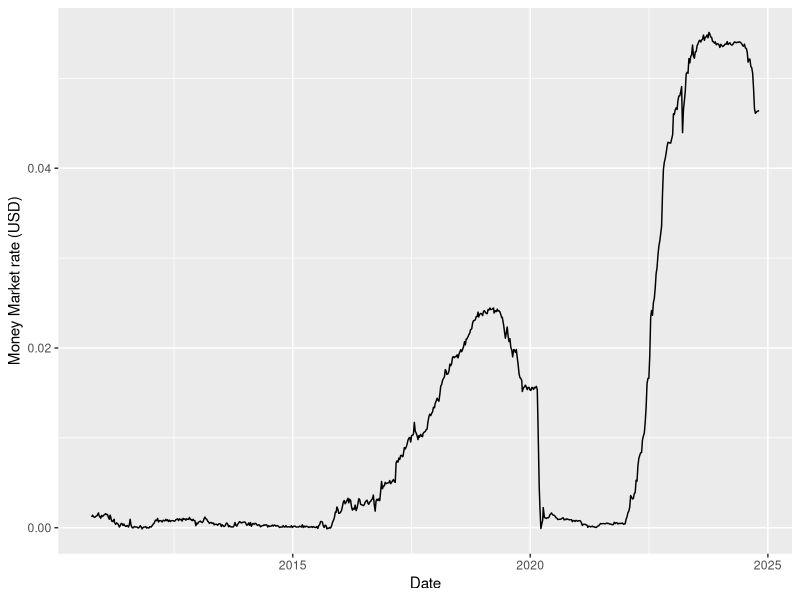
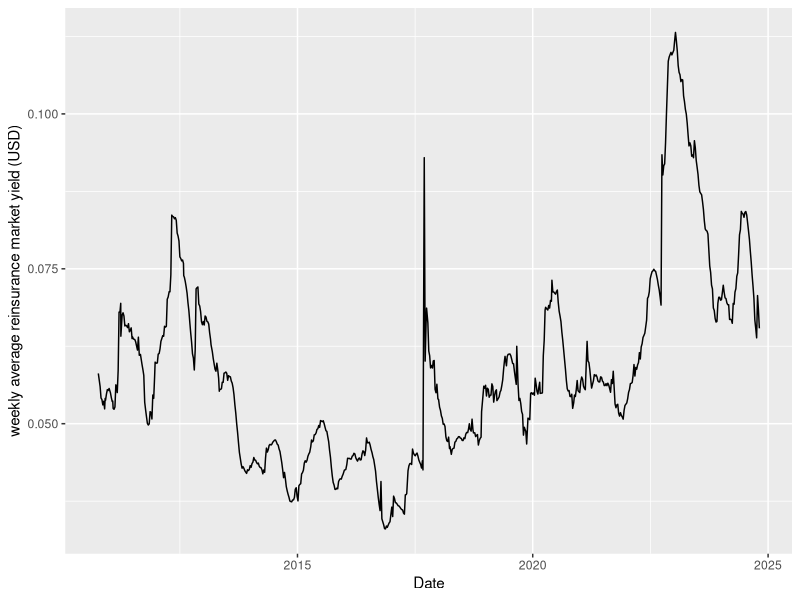
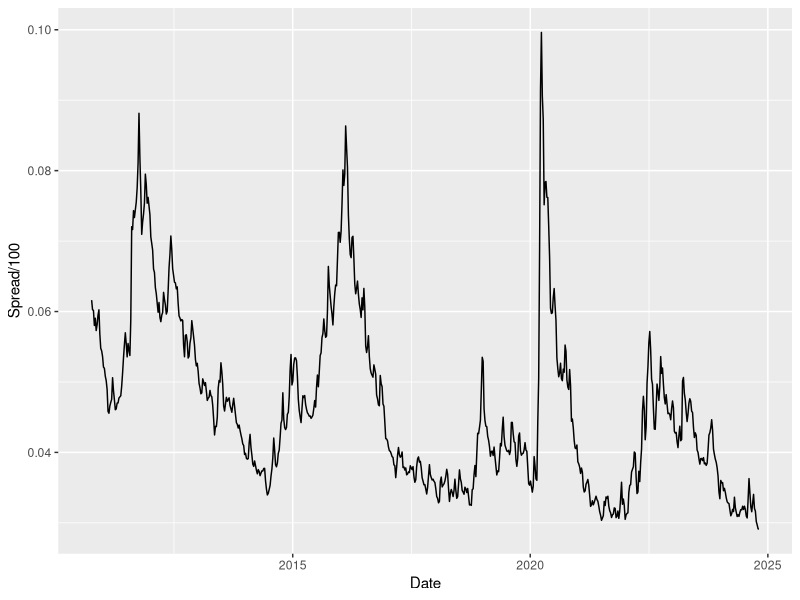
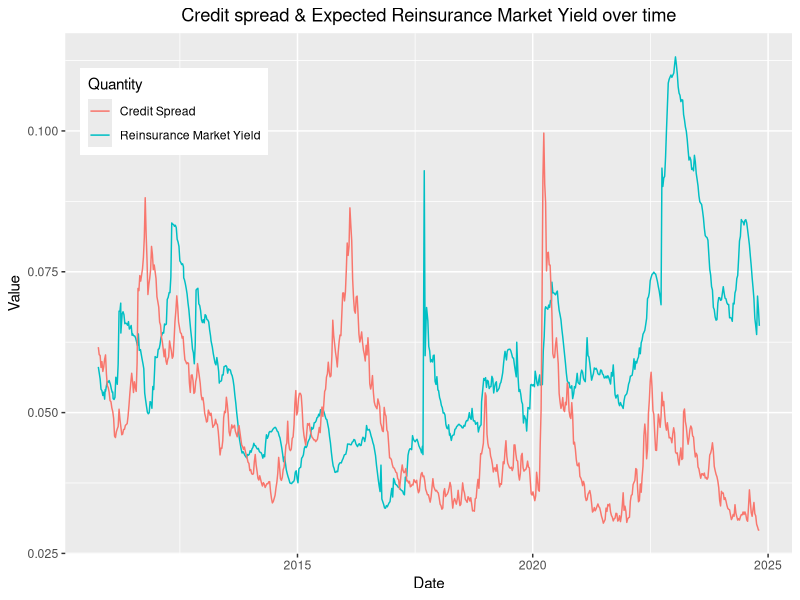
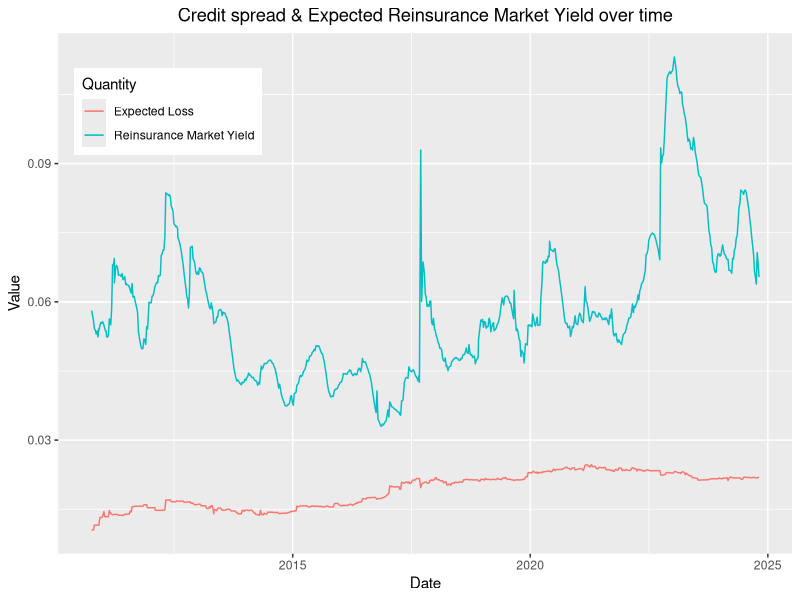
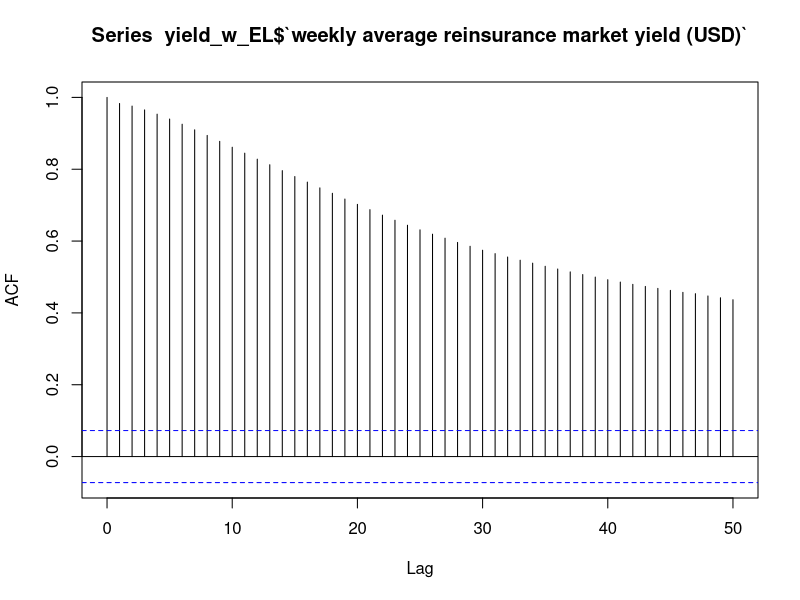
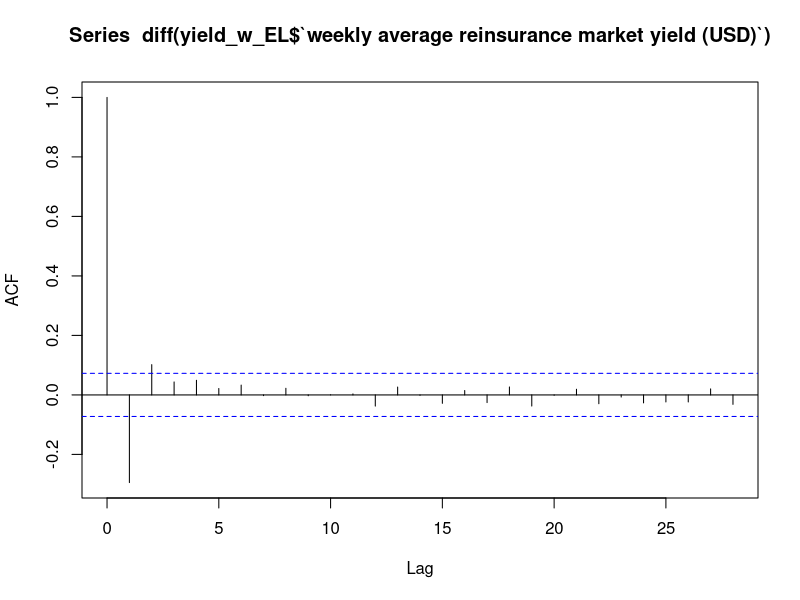
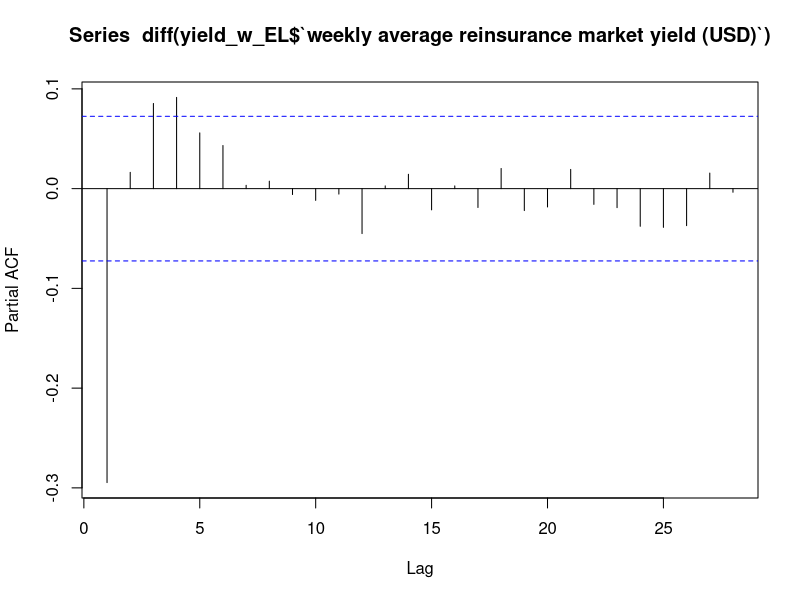

Generate these figures, in order, with R:
## ---- chunk 1
library(readxl)
suppressWarnings(library(quantmod))
suppressWarnings(library(ggplot2))
## ---- chunk 2
#Response variable
yield_w_EL <- read_xlsx(path = "data/yield_with_EL.xlsx",
                        skip = 2)
yield_w_EL$Date <- as.Date(yield_w_EL$Date)

#Credit Spread (for potential modeling of Reinsurance premium)
credit_spread <- read_xls(path = "data/Credit_Spread_BofA.xls",
                          skip = 10)
credit_spread$observation_date <- as.Date(credit_spread$observation_date)
colnames(credit_spread) <- c("Date", "Spread")

#S & P Information
S_and_P <- read_xls(path = "data/SP500.xls",
                    skip = 10)
S_and_P$observation_date <- as.Date(S_and_P$observation_date)
colnames(S_and_P) <- c("Date", "SP500")

#EAFE Index
EAFE <- read.csv("data/EAFE International Index value.csv")
## ---- chunk 3
ggplot(data = yield_w_EL) + geom_line(aes(x = Date,
                                          y = `Money Market rate (USD)`))
## ---- chunk 4
ggplot(data = yield_w_EL) + geom_line(aes(x = Date,
                          y = `weekly average reinsurance market yield (USD)`))
## ---- chunk 5
ggplot(data = credit_spread) + geom_line(aes(x = Date,
                                       y = Spread/100))
## ---- chunk 6
ggplot() + geom_line(data = yield_w_EL,
                      mapping = aes(x = Date,
                      y = `weekly average reinsurance market yield (USD)`,
                      color = 'Reinsurance Market Yield')) + 
  geom_line(data = credit_spread, aes(x = Date, y = Spread/100, 
                                      color = 'Credit Spread')) +
  labs(colour = 'Quantity') + ylab('Value') + 
  ggtitle("Credit spread & Expected Reinsurance Market Yield over time") + 
  theme(legend.position = "inside", legend.position.inside =  c(0.15, .85),
        plot.title = element_text(hjust = .5))
## ---- chunk 7
ggplot() + geom_line(data = yield_w_EL,
                      mapping = aes(x = Date,
                      y = `weekly average reinsurance market yield (USD)`,
                      color = 'Reinsurance Market Yield')) + 
  geom_line(data = yield_w_EL, aes(x = Date, y = `Expected Loss (EL)`, 
                                      color = 'Expected Loss')) +
  labs(colour = 'Quantity') + ylab('Value') + 
  ggtitle("Credit spread & Expected Reinsurance Market Yield over time") + 
  theme(legend.position = "inside", legend.position.inside =  c(0.15, .85),
        plot.title = element_text(hjust = .5))
## ---- chunk 8
acf(yield_w_EL$`weekly average reinsurance market yield (USD)`,
    lag.max = 50)
## ---- chunk 9
acf(diff(yield_w_EL$`weekly average reinsurance market yield (USD)`))
## ---- chunk 10
pacf(diff(yield_w_EL$`weekly average reinsurance market yield (USD)`))
## ---- chunk 11
ggplot() + geom_line(aes(x = yield_w_EL$Date[2:length(yield_w_EL$Date)],
                         y = diff(yield_w_EL$`weekly average reinsurance market yield (USD)`)))
## ---- chunk 12
acf(credit_spread$Spread, lag.max = 50)
## ---- chunk 13
acf(diff(credit_spread$Spread/100))
## ---- chunk 14
pacf(diff(credit_spread$Spread/100))
## ---- chunk 15
ggplot() + geom_line(aes(x = credit_spread$Date[2:length(credit_spread$Date)],
                         y = diff(credit_spread$Spread/100)))
## ---- chunk 16
acf(yield_w_EL$`Expected Loss (EL)`, lag.max = 100)
## ---- chunk 17
acf(diff(yield_w_EL$`Expected Loss (EL)`))
## ---- chunk 18
ccf(diff(yield_w_EL$`weekly average reinsurance market yield (USD)`),
    diff(credit_spread$Spread/100),
    lag.max = 200)
## ---- chunk 19
percent_changes_sp <- numeric(length(S_and_P$SP500) - 12)
percent_changes_cat <- percent_changes_sp

for (i in 1:(length(S_and_P$SP500) - 12)) {
  percent_changes_sp[i] <- ((S_and_P$SP500[i + 12] - S_and_P$SP500[i]) / S_and_P$SP500[i]) * 100
  percent_changes_cat[i] <- ((yield_w_EL$`Total Coupon CAT Bond Market (USD)`[i + 222 + 12] - yield_w_EL$`Total Coupon CAT Bond Market (USD)`[i + 222]) / yield_w_EL$`Total Coupon CAT Bond Market (USD)`[i + 222]) * 100
}

change_in_yield <- data.frame(
  Date_sp = S_and_P$Date[1:(length(S_and_P$Date) - 12)],
  Date_cat = yield_w_EL$Date[223:(length(S_and_P$Date) - 12 + 223 - 1)],
  Percent_Change_sp = percent_changes_sp,
  Percent_Change_cat = percent_changes_cat
)

head(change_in_yield)
## ---- chunk 20
ggplot(data = S_and_P) + geom_line(aes(x = Date, y = SP500))
## ---- chunk 21
q1_2015_ret <- (2074.828 - 2072.005)/2072.005
q1_2015_ret
## ---- chunk 22
yield_w_EL[c("Date", "Total Coupon CAT Bond Market (USD)")]
## ---- chunk 23
(0.04529922 - 0.03767351)/0.03767351
